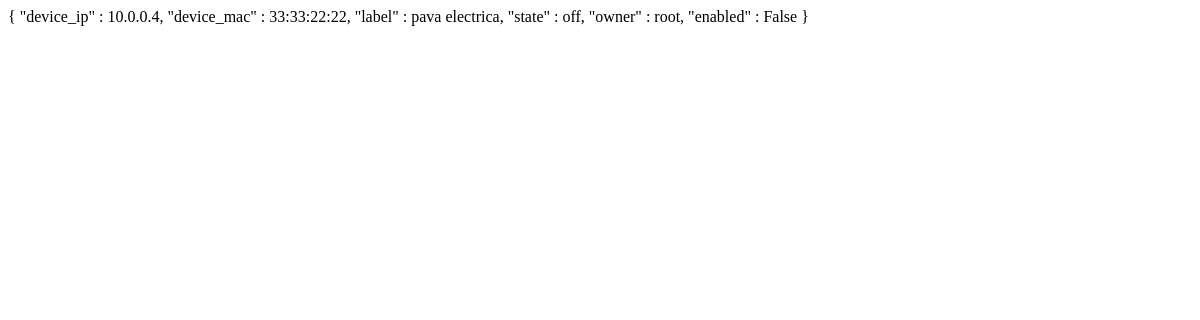
Page /devices/9/ on the earlier database version.
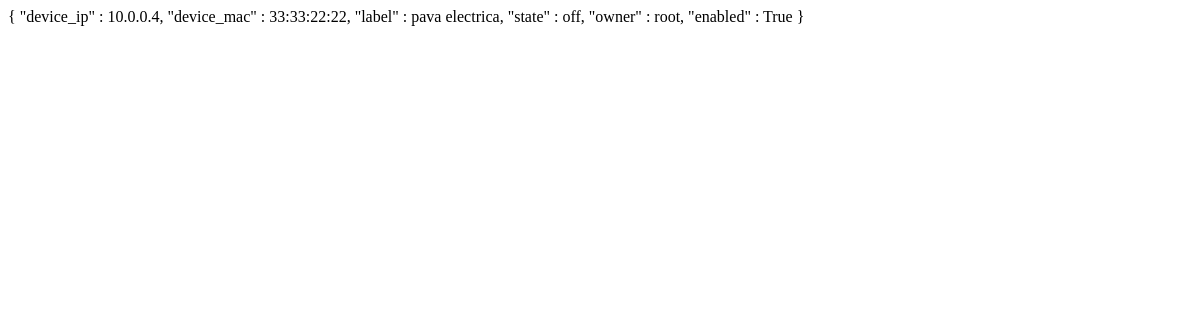
Same page on the later database version.
### devices/models.py (models this page shows, shortened)
class Device(models.Model):
    device_ip = models.CharField(max_length=100, blank=True, default='0.0.0.0')
    device_mac = models.CharField(max_length=100, blank=True, default='0')
    created = models.DateTimeField(auto_now_add=True)
    label = models.CharField(max_length=100, blank=True, default='Elektron')
    devicestate = models.ForeignKey(DeviceState)
    owner = models.ForeignKey('auth.User', related_name='devices', on_delete=models.CASCADE)
    enabled = models.BooleanField(default=False)
    class Meta:
        ordering = ('created',)

class DeviceState(models.Model):
    name = models.CharField(max_length=100, blank=True, default='0')
    description = models.CharField(max_length=255, blank=True, default='')
    class Meta:
        ordering = ('name',)
    def __unicode__(self):
        return self.name

### devices/views.py (the view)
# urls.py: url(r'^(?P<pk>[0-9]+)/$', views.DetailView.as_view(), name='detail'),
class DetailView(generic.DetailView):
    model = Device
    template_name = 'devices/devices_detail.html'

### devices/templates/devices/devices_detail.html
{ "device_ip" : {{ object.device_ip}}, "device_mac" : {{ object.device_mac }}, "label" : {{ object.label }}, "state" : {{ object.devicestate }}, "owner" : {{ object.owner }}, "enabled" : {{ object.enabled }} }

Differences in the rows shown:
changed Device "pava electrica": enabled "False" → "True"
